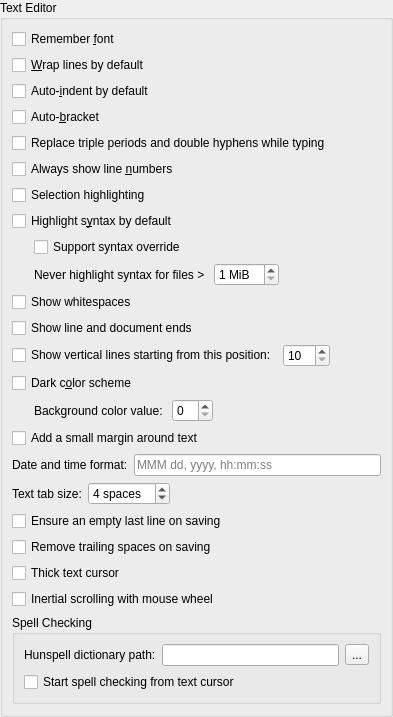
         <widget class="QWidget" name="scrollAreaWidgetContents">
          <property name="geometry">
           <rect>
            <x>0</x>
            <y>0</y>
            <width>393</width>
            <height>522</height>
           </rect>
          </property>
          <layout class="QVBoxLayout" name="verticalLayout_2">
           <property name="spacing">
            <number>0</number>
           </property>
           <property name="leftMargin">
            <number>0</number>
           </property>
           <property name="topMargin">
            <number>0</number>
           </property>
           <property name="rightMargin">
            <number>0</number>
           </property>
           <property name="bottomMargin">
            <number>0</number>
           </property>
           <item>
            <widget class="QGroupBox" name="textGoupBox">
             <property name="title">
              <string>Text Editor</string>
             </property>
             <layout class="QVBoxLayout" name="verticalLayout_3">
              <item>
               <widget class="QCheckBox" name="fontBox">
                <property name="toolTip">
                 <string>Uncheck for Monospace.</string>
                </property>
                <property name="text">
                 <string>Remember &amp;font</string>
                </property>
               </widget>
              </item>
              <item>
               <widget class="QCheckBox" name="wrapBox">
                <property name="text">
                 <string>&amp;Wrap lines by default</string>
                </property>
               </widget>
              </item>
              <item>
               <widget class="QCheckBox" name="indentBox">
                <property name="text">
                 <string>Auto-&amp;indent by default</string>
                </property>
               </widget>
              </item>
              <item>
               <widget class="QCheckBox" name="autoBracketBox">
                <property name="toolTip">
                 <string>This covers parentheses, braces, brackets and quotes.</string>
                </property>
                <property name="text">
                 <string>Auto-&amp;bracket</string>
                </property>
               </widget>
              </item>
              <item>
               <widget class="QCheckBox" name="autoReplaceBox">
                <property name="toolTip">
                 <string>By default, a triple period is replaced with an ellipsis
and a double hyphen with a long dash while typing,
under proper circumstances.</string>
                </property>
                <property name="text">
                 <string>Replace triple periods and double hyphens while typing</string>
                </property>
               </widget>
              </item>
              <item>
               <widget class="QCheckBox" name="lineBox">
                <property name="text">
                 <string>Always show line &amp;numbers</string>
                </property>
               </widget>
              </item>
              <item>
               <widget class="QCheckBox" name="selHighlightBox">
                <property name="toolTip">
                 <string>Highlight case-sensitive and whole matches
of the selected text.</string>
                </property>
                <property name="text">
                 <string>Selection highlighting</string>
                </property>
               </widget>
              </item>
              <item>
               <widget class="QCheckBox" name="syntaxBox">
                <property name="text">
                 <string>Highlight s&amp;yntax by default</string>
                </property>
               </widget>
              </item>
              <item>
               <layout class="QHBoxLayout" name="horizontalLayout_4">
                <item>
                 <spacer name="horizontalSpacer_4">
                  <property name="orientation">
                   <enum>Qt::Horizontal</enum>
                  </property>
                  <property name="sizeType">
                   <enum>QSizePolicy::Fixed</enum>
                  </property>
                  <property name="sizeHint" stdset="0">
                   <size>
                    <width>22</width>
                    <height>5</height>
                   </size>
                  </property>
                 </spacer>
                </item>
                <item>
                 <widget class="QCheckBox" name="enforceSyntaxBox">
                  <property name="toolTip">
                   <string>This creates a menu button on the
status bar for changing the syntax.</string>
                  </property>
                  <property name="text">
                   <string>Support syntax override</string>
                  </property>
                 </widget>
                </item>
               </layout>
              </item>
              <item>
               <layout class="QHBoxLayout" name="horizontalLayout_5">
                <item>
                 <spacer name="horizontalSpacer_5">
                  <property name="orientation">
                   <enum>Qt::Horizontal</enum>
                  </property>
                  <property name="sizeType">
                   <enum>QSizePolicy::Fixed</enum>
                  </property>
                  <property name="sizeHint" stdset="0">
                   <size>
                    <width>22</width>
                    <height>5</height>
                   </size>
                  </property>
                 </spacer>
                </item>
                <item>
                 <widget class="QLabel" name="label">
                  <property name="text">
                   <string>Never highlight syntax for files &gt; </string>
                  </property>
                 </widget>
                </item>
                <item>
                 <widget class="QSpinBox" name="spinBox">
                  <property name="suffix">
                   <string> MiB</string>
                  </property>
                  <property name="minimum">
                   <number>1</number>
                  </property>
                  <property name="maximum">
                   <number>10</number>
                  </property>
                 </widget>
                </item>
                <item>
                 <spacer name="horizontalSpacer_6">
                  <property name="orientation">
                   <enum>Qt::Horizontal</enum>
                  </property>
                  <property name="sizeType">
                   <enum>QSizePolicy::MinimumExpanding</enum>
                  </property>
                  <property name="sizeHint" stdset="0">
                   <size>
                    <width>5</width>
                    <height>5</height>
                   </size>
                  </property>
                 </spacer>
                </item>
               </layout>
              </item>
              <item>
               <widget class="QCheckBox" name="whiteSpaceBox">
                <property name="toolTip">
                 <string>Show spaces, tabs and tab lines
when the syntax is highlighted.</string>
                </property>
                <property name="text">
                 <string>Show whitespaces</string>
                </property>
               </widget>
              </item>
              <item>
               <widget class="QCheckBox" name="endingsBox">
                <property name="text">
                 <string>Show line and document ends</string>
                </property>
               </widget>
              </item>
              <item>
               <layout class="QHBoxLayout" name="horizontalLayout_6">
                <item>
                 <widget class="QCheckBox" name="vLineBox">
                  <property name="toolTip">
                   <string>The vertical position lines will be drawn only if
the editor font has a fixed pitch (like Monospace).</string>
                  </property>
                  <property name="text">
                   <string>Show vertical lines starting from this position:</string>
                  </property>
                 </widget>
                </item>
                <item>
                 <widget class="QSpinBox" name="vLineSpin">
                  <property name="toolTip">
                   <string>The vertical position lines will be drawn only if
the editor font has a fixed pitch (like Monospace).</string>
                  </property>
                  <property name="minimum">
                   <number>10</number>
                  </property>
                  <property name="maximum">
                   <number>999</number>
                  </property>
                 </widget>
                </item>
                <item>
                 <spacer name="horizontalSpacer_7">
                  <property name="orientation">
                   <enum>Qt::Horizontal</enum>
                  </property>
                  <property name="sizeType">
                   <enum>QSizePolicy::MinimumExpanding</enum>
                  </property>
                  <property name="sizeHint" stdset="0">
                   <size>
                    <width>5</width>
                    <height>5</height>
                   </size>
                  </property>
                 </spacer>
                </item>
               </layout>
              </item>
              <item>
               <widget class="QCheckBox" name="colBox">
                <property name="toolTip">
                 <string>Needs window reopening to take effect.</string>
                </property>
                <property name="text">
                 <string>Dark c&amp;olor scheme</string>
                </property>
               </widget>
              </item>
              <item>
               <layout class="QHBoxLayout" name="horizontalLayout_7">
                <item>
                 <spacer name="horizontalSpacer_8">
                  <property name="orientation">
                   <enum>Qt::Horizontal</enum>
                  </property>
                  <property name="sizeType">
                   <enum>QSizePolicy::Fixed</enum>
                  </property>
                  <property name="sizeHint" stdset="0">
                   <size>
                    <width>22</width>
                    <height>5</height>
                   </size>
                  </property>
                 </spacer>
                </item>
                <item>
                 <widget class="QLabel" name="colorValueLabel">
                  <property name="toolTip">
                   <string>The color value of the background.
255 means white while 0 means black.

For the light background, it can be
between 230 and 255; for the dark
background, between 0 and 50.

Needs window reopening to take effect.</string>
                  </property>
                  <property name="text">
                   <string>Background color value: </string>
                  </property>
                 </widget>
                </item>
                <item>
                 <widget class="QSpinBox" name="colorValueSpin">
                  <property name="toolTip">
                   <string>The color value of the background.
255 means white while 0 means black.

For the light background, it can be
between 230 and 255; for the dark
background, between 0 and 50.

Needs window reopening to take effect.</string>
                  </property>
                 </widget>
                </item>
                <item>
                 <spacer name="horizontalSpacer_9">
                  <property name="orientation">
                   <enum>Qt::Horizontal</enum>
                  </property>
                  <property name="sizeType">
                   <enum>QSizePolicy::MinimumExpanding</enum>
                  </property>
                  <property name="sizeHint" stdset="0">
                   <size>
                    <width>5</width>
                    <height>5</height>
                   </size>
                  </property>
                 </spacer>
                </item>
               </layout>
              </item>
              <item>
               <widget class="QCheckBox" name="marginBox">
                <property name="text">
                 <string>Add a small margin around text</string>
                </property>
               </widget>
              </item>
              <item>
               <layout class="QHBoxLayout" name="horizontalLayout_8">
                <item>
                 <widget class="QLabel" name="dateLabel">
                  <property name="toolTip">
                   <string>Used for pasting the date and time.
Leave empty for the system default.

Takes effect after closing this dialog.</string>
                  </property>
                  <property name="text">
                   <string>Date and time format:</string>
                  </property>
                 </widget>
                </item>
                <item>
                 <widget class="QLineEdit" name="dateEdit">
                  <property name="toolTip">
                   <string>Used for pasting the date and time.
Leave empty for the system default.

Takes effect after closing this dialog.</string>
                  </property>
                  <property name="placeholderText">
                   <string notr="true">MMM dd, yyyy, hh:mm:ss</string>
                  </property>
                  <property name="clearButtonEnabled">
                   <bool>true</bool>
                  </property>
                 </widget>
                </item>
               </layout>
              </item>
              <item>
               <layout class="QHBoxLayout" name="horizontalLayout_9">
                <item>
                 <widget class="QLabel" name="textTabLabel">
                  <property name="text">
                   <string>Text tab size:</string>
                  </property>
                 </widget>
                </item>
                <item>
                 <widget class="QSpinBox" name="textTabSpin">
                  <property name="suffix">
                   <string> spaces</string>
                  </property>
                  <property name="minimum">
                   <number>2</number>
                  </property>
                  <property name="maximum">
                   <number>10</number>
                  </property>
                  <property name="value">
                   <number>4</number>
                  </property>
                 </widget>
                </item>
                <item>
                 <spacer name="horizontalSpacer_10">
                  <property name="orientation">
                   <enum>Qt::Horizontal</enum>
                  </property>
                  <property name="sizeType">
                   <enum>QSizePolicy::Expanding</enum>
                  </property>
                  <property name="sizeHint" stdset="0">
                   <size>
                    <width>5</width>
                    <height>5</height>
                   </size>
                  </property>
                 </spacer>
                </item>
               </layout>
              </item>
              <item>
               <widget class="QCheckBox" name="lastLineBox">
                <property name="toolTip">
                 <string>Some text editors cannot open a document
whose last line is not empty.</string>
                </property>
                <property name="text">
                 <string>Ensure an empty last line on saving</string>
                </property>
               </widget>
              </item>
              <item>
               <widget class="QCheckBox" name="trailingSpacesBox">
                <property name="text">
                 <string>Remove trailing spaces on saving</string>
                </property>
               </widget>
              </item>
              <item>
               <widget class="QCheckBox" name="thickCursorBox">
                <property name="text">
                 <string>Thick text cursor</string>
                </property>
               </widget>
              </item>
              <item>
               <widget class="QCheckBox" name="inertiaBox">
                <property name="toolTip">
                 <string>Should the mouse wheel scrolling be inertial
if the cursor is inside the text view?</string>
                </property>
                <property name="text">
                 <string>Inertial scrolling with mouse wheel</string>
                </property>
               </widget>
              </item>
              <item>
               <widget class="QGroupBox" name="groupBox_2">
                <property name="title">
                 <string>Spell Checking</string>
                </property>
                <layout class="QVBoxLayout" name="verticalLayout_5">
                 <item>
                  <layout class="QHBoxLayout" name="horizontalLayout_15">
                   <item>
                    <widget class="QLabel" name="dictLabel">
                     <property name="toolTip">
                      <string>A Hunspell dictionary has a name that ends with &quot;.dic&quot;
and should be alongside an affix file with the same
name but ending with &quot;.aff&quot;.</string>
                     </property>
                     <property name="text">
                      <string>Hunspell dictionary path:</string>
                     </property>
                    </widget>
                   </item>
                   <item>
                    <widget class="QLineEdit" name="dictEdit">
                     <property name="toolTip">
                      <string>A Hunspell dictionary has a name that ends with &quot;.dic&quot;
and should be alongside an affix file with the same
name but ending with &quot;.aff&quot;.</string>
                     </property>
                     <property name="clearButtonEnabled">
                      <bool>true</bool>
                     </property>
                    </widget>
                   </item>
                   <item>
                    <widget class="QToolButton" name="dictButton">
                     <property name="toolTip">
                      <string>Add dictionary...</string>
                     </property>
                     <property name="text">
                      <string notr="true">...</string>
                     </property>
                    </widget>
                   </item>
                  </layout>
                 </item>
                 <item>
                  <widget class="QCheckBox" name="spellBox">
                   <property name="toolTip">
                    <string>If this is unchecked, spell checking
will be started from the document start.</string>
                   </property>
                   <property name="text">
                    <string>Start spell checking from text cursor</string>
                   </property>
                  </widget>
                 </item>
                </layout>
               </widget>
              </item>
              <item>
               <spacer name="verticalSpacer_1">
                <property name="orientation">
                 <enum>Qt::Vertical</enum>
                </property>
                <property name="sizeType">
                 <enum>QSizePolicy::MinimumExpanding</enum>
                </property>
                <property name="sizeHint" stdset="0">
                 <size>
                  <width>5</width>
                  <height>1</height>
                 </size>
                </property>
               </spacer>
              </item>
             </layout>
            </widget>
           </item>
          </layout>
         </widget>
